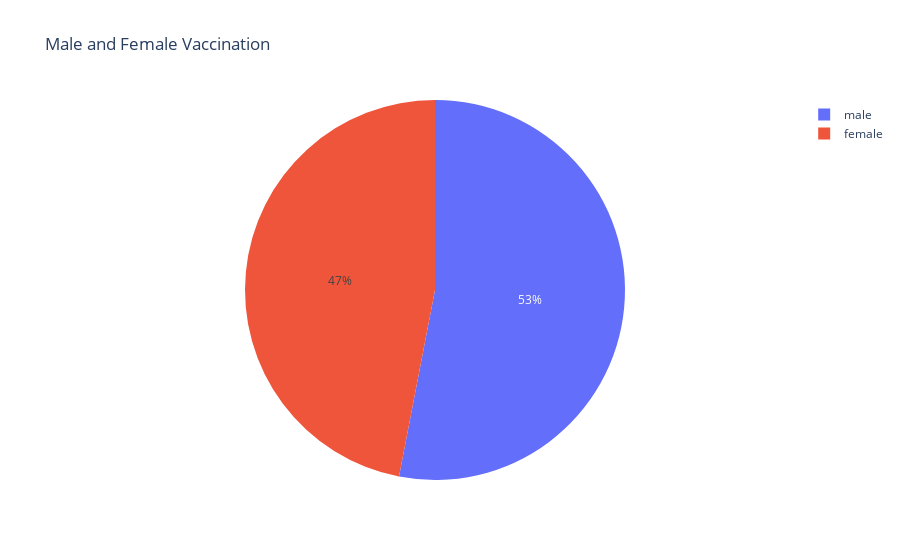

Notebook cell for this chart:
### Code cell
male = vaccition['Male(Individuals Vaccinated)'].sum()
female = vaccition['Female(Individuals Vaccinated)'].sum()
px.pie(names=['male','female'] , values=[male,female],title='Male and Female Vaccination')

### Figure 1 — Plotly figure (JSON) as saved in the notebook; plotly's stock layout.template omitted (floating-point values rounded to 4 significant figures)
{"data": [{"domain": {"x": [0, 1], "y": [0, 1]}, "hovertemplate": "label=%{label}<br>value=%{value}<extra></extra>", "labels": ["male", "female"], "legendgroup": "", "name": "", "showlegend": true, "type": "pie", "values": [7138698858, 6321628736]}], "layout": {"legend": {"tracegroupgap": 0}, "title": {"text": "Male and Female Vaccination"}}}
